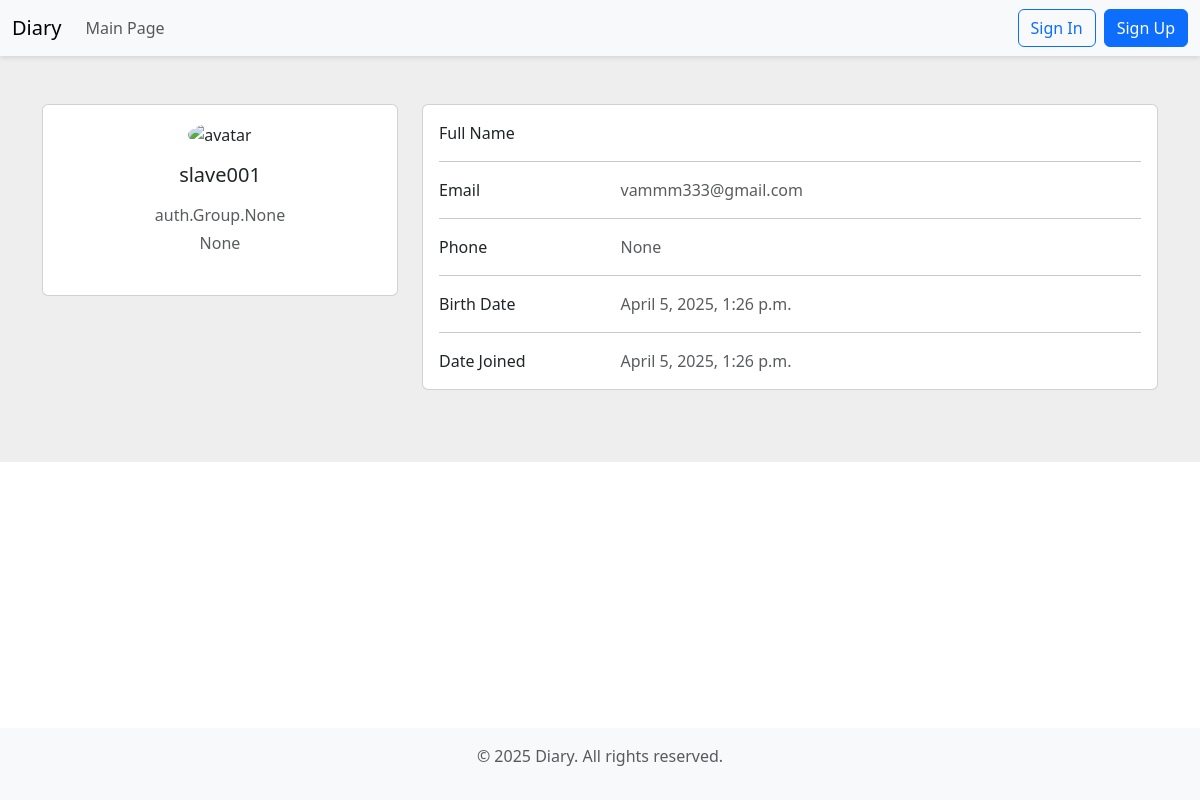
The app's page /profile/2/ with its own data.
### user/models.py (models this page shows, shortened)
class CustomUser(AbstractUser):
    birth_date = models.DateTimeField(auto_now=True, null=True, blank=True, verbose_name="Birth Date")
    address = models.CharField(max_length=255, null=True, blank=True, verbose_name="Address")
    phone = models.IntegerField(null=True, blank=True, verbose_name="Phone Number")
    avatar = models.ImageField(upload_to="avatars/", null=True, blank=True, verbose_name="Avatar")
    created_at = models.DateTimeField(auto_now_add=True)
    updated_at = models.DateTimeField(auto_now=True)

### user/views.py (the view)
# urls.py: path("profile/<int:id>/", profile_view, name="profile"),
def profile_view(request, id):
    user = CustomUser.objects.filter(id=id).first()
    context = { "user" : user }
    return render(request, "user/profile.html", context)

### templates/user/profile.html (shortened to what this page needs)
{% extends "base.html" %}
{% block content %}
    <section style="background-color: #eee;">
        <div class="container py-5">
            <div class="row">
                <div class="col-lg-4">
                    <div class="card mb-4">
                        <div class="card-body text-center">
                            <img src="" alt="avatar"
                                class="rounded-circle img-fluid" style="width: 150px;">
                            <h5 class="my-3">{{ user.username }}</h5>
                            <p class="text-muted mb-1">{{ user.groups }}</p>
                            <p class="text-muted mb-4">{{ user.address }}</p>
                        </div>
                    </div>
                </div>
                <div class="col-lg-8">
                    <div class="card mb-4">
                        <div class="card-body">
                            <div class="row">
                                <div class="col-sm-3">
                                    <p class="mb-0">Full Name</p>
                                </div>
                                <div class="col-sm-9">
                                </div>
                            </div>
                            <hr>
                            <div class="row">
                                <div class="col-sm-3">
                                    <p class="mb-0">Email</p>
                                </div>
                                <div class="col-sm-9">
                                    <p class="text-muted mb-0">{{ user.email }}</p>
                                </div>
                            </div>
                            <hr>
                            <div class="row">
                                <div class="col-sm-3">
                                    <p class="mb-0">Phone</p>
                                </div>
                                <div class="col-sm-9">
                                    <p class="text-muted mb-0">{{ user.phone }}</p>
                                </div>
                            </div>
                            <hr>
                            <div class="row">
                                <div class="col-sm-3">
                                    <p class="mb-0">Birth Date</p>
                                </div>
                                <div class="col-sm-9">
                                    <p class="text-muted mb-0">{{ user.birth_date }}</p>
                                </div>
                            </div>
                            <hr>
                            <div class="row">
                                <div class="col-sm-3">
                                    <p class="mb-0">Date Joined</p>
                                </div>
                                <div class="col-sm-9">
                                    <p class="text-muted mb-0">{{ user.date_joined }}</p>
                                </div>
                            </div>
                        </div>
                    </div>
                </div>
            </div>
        </div>
    </section>
{% endblock content %}

### templates/base.html (style rules this page uses)
body { min-height: 100vh; display: flex; flex-direction: column; }

### records on screen
CustomUser: username "slave001", groups "auth.Group.None", address "None", email "vammm333@gmail.com", phone "None", birth_date "April 5, 2025, 1:26 p.m.", date_joined "April 5, 2025, 1:26 p.m."
